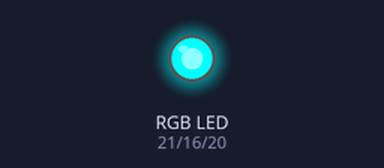
Simulated run of this program. Board: Raspberry Pi (BCM pin numbers). Parts: an RGB LED mixed from three pins (HIGH = lit).

Above: at 0.2 s.
At 0.7 s:
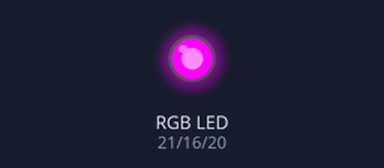
At 2.7 s:
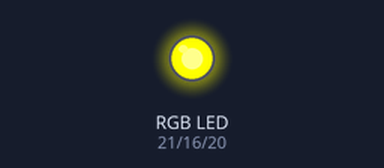
Timing chart, 0 to 3.5 s (numbered marks = the images above):
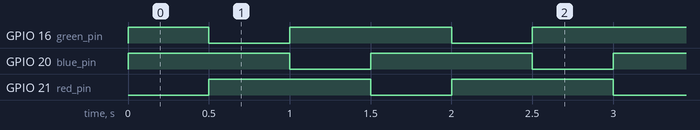

Measured:
- by itself, GPIO 16 (green_pin): repeats every 1.5 s: LOW 0.50 s, HIGH 1.0 s
- by itself, GPIO 20 (blue_pin), GPIO 21 (red_pin): alternates HIGH for 1.0 s and LOW for 0.50 s
- by itself, everything shown: repeats every 1.5 s, in 3 steps

The program:

led02.py
```python
# date : 2024-06-20
# file : led02.py
# desc : 자동으로 RGB값이 순서대로 나타남

import RPi.GPIO as GPIO
import time

switch = 6
red_pin = 21
green_pin = 16
blue_pin = 20
GPIO.cleanup()
GPIO.setmode(GPIO.BCM) # GPIO .BOARD(1~40)
GPIO.setup(red_pin, GPIO.OUT) #4pin output
GPIO.setup(green_pin, GPIO.OUT)
GPIO.setup(blue_pin, GPIO.OUT)

try:
    while (True):
        GPIO.output(red_pin, False)
        GPIO.output(green_pin, True)
        GPIO.output(blue_pin, True)
        time.sleep(0.5) #0.5sec // R

        GPIO.output(red_pin, True)
        GPIO.output(green_pin, False)
        GPIO.output(blue_pin, True)
        time.sleep(0.5) #0.5sec // G

        GPIO.output(red_pin, True)
        GPIO.output(green_pin, True)
        GPIO.output(blue_pin, False)
        time.sleep(0.5) #0.5sec // b

except KeyboardInterrupt:
    GPIO.cleanup()
```
